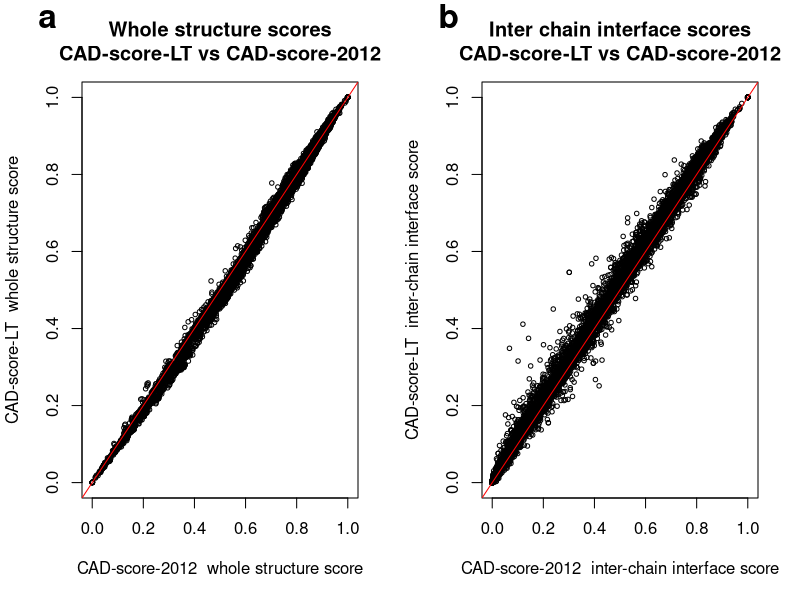
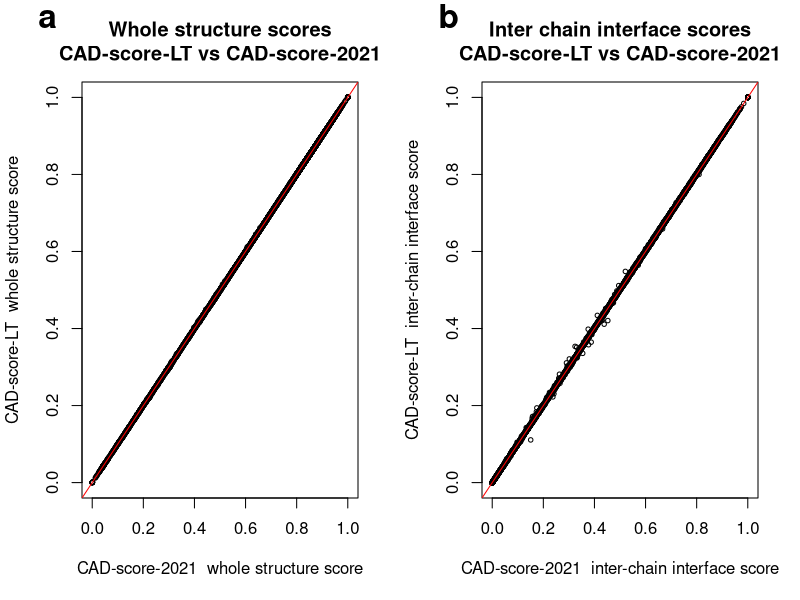
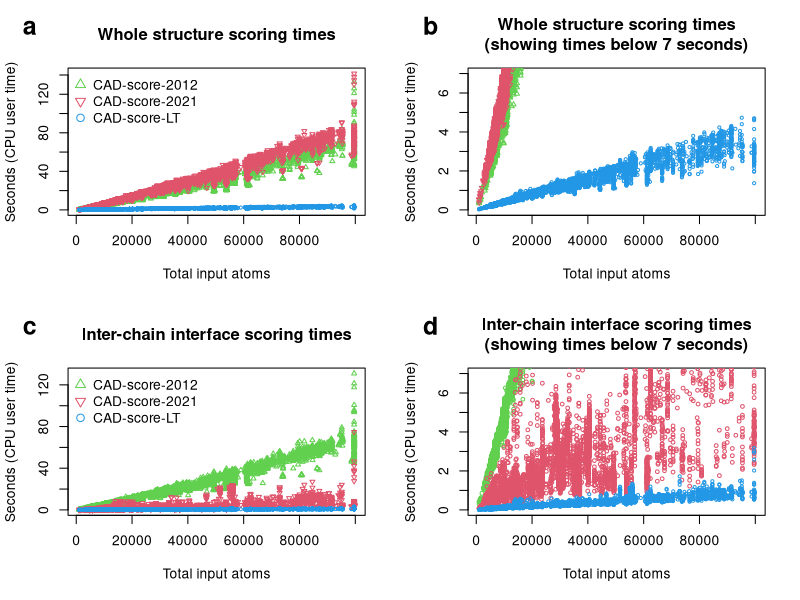
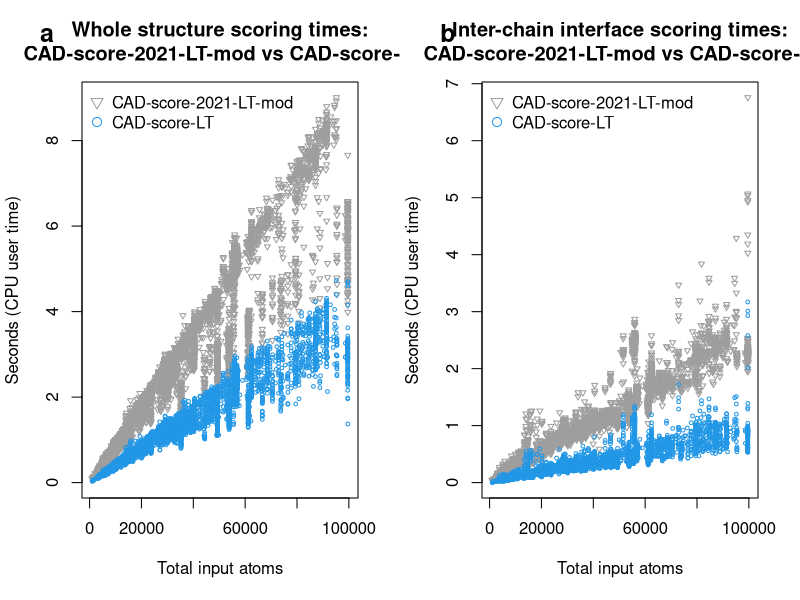

The R source for these figures, in order:
#!/bin/bash

df=read.table("comparison_of_cadscore_versions.tsv", header=TRUE, stringsAsFactors=FALSE);

name_CADscore2012="CAD-score-2012";
name_CADscore2021="CAD-score-2021";
name_CADscoreLT="CAD-score-LT";

name_CADscore2012_global=paste(name_CADscore2012, " whole structure score");
name_CADscore2021_global=paste(name_CADscore2021, " whole structure score");
name_CADscoreLT_global=paste(name_CADscoreLT, " whole structure score");

name_CADscore2012_iface=paste(name_CADscore2012, " inter-chain interface score");
name_CADscore2021_iface=paste(name_CADscore2021, " inter-chain interface score");
name_CADscoreLT_iface=paste(name_CADscoreLT, " inter-chain interface score");

#######################################

options(scipen=8);

#######################################

png("./plot_comparing_CADscoreLT_vs_CADscore2012_scores.png", height=5.0, width=10.0, units="in", res=100);
par(mfrow=c(1, 2));

plot(df$CADscore2012_global_score, df$CADscoreLT_global_score, cex=0.6,
  xlab=name_CADscore2012_global, ylab=name_CADscoreLT_global, main=paste0("Whole structure scores\n", name_CADscoreLT, " vs ", name_CADscore2012));
abline(0, 1, col="red");
mtext("a", side=3, adj=-0.17, line=2.5, cex=2.0, font=2);

plot(df$CADscore2012_iface_score, df$CADscoreLT_iface_score, cex=0.6,
  xlab=name_CADscore2012_iface, ylab=name_CADscoreLT_iface, main=paste0("Inter chain interface scores\n", name_CADscoreLT, " vs ", name_CADscore2012));
abline(0, 1, col="red");
mtext("b", side=3, adj=-0.17, line=2.5, cex=2.0, font=2);

dev.off();

#######################################

png("./plot_comparing_CADscoreLT_vs_CADscore2021_scores.png", height=5.0, width=10.0, units="in", res=100);
par(mfrow=c(1, 2));

plot(df$CADscore2021_global_score, df$CADscoreLT_global_score, cex=0.6,
  xlab=name_CADscore2021_global, ylab=name_CADscoreLT_global, main=paste0("Whole structure scores\n", name_CADscoreLT, " vs ", name_CADscore2021));
abline(0, 1, col="red");
mtext("a", side=3, adj=-0.17, line=2.5, cex=2.0, font=2);

plot(df$CADscore2021_iface_score, df$CADscoreLT_iface_score, cex=0.6,
  xlab=name_CADscore2021_iface, ylab=name_CADscoreLT_iface, main=paste0("Inter chain interface scores\n", name_CADscoreLT, " vs ", name_CADscore2021));
abline(0, 1, col="red");
mtext("b", side=3, adj=-0.17, line=2.5, cex=2.0, font=2);

dev.off();

#######################################

col_CADscore2012=palette()[3];
col_CADscore2021=palette()[2];
col_CADscoreLT=palette()[4];
col_CADscore2021modLT=palette()[8];

#######################################

png("./plot_comparing_times_of_CADscore_versions.png", height=10.0, width=10.0, units="in", res=100);
par(mfrow=c(2, 2));

plot(x=c(min(df$total_input_atoms), max(df$total_input_atoms)), y=c(0, max(c(df$CADscore2012_global_time, df$CADscore2021_global_time, df$CADscoreLT_global_time))), type="n",
  xlab="Total input atoms", ylab="Seconds (CPU user time)", main="Whole structure scoring times");
points(x=df$total_input_atoms, y=df$CADscore2012_global_time, col=col_CADscore2012, cex=0.6, pch=2);
points(x=df$total_input_atoms, y=df$CADscore2021_global_time, col=col_CADscore2021, cex=0.6, pch=6);
points(x=df$total_input_atoms, y=df$CADscoreLT_global_time, col=col_CADscoreLT, cex=0.5, pch=1);
legend("topleft", legend=c("CAD-score-2012", "CAD-score-2021", "CAD-score-LT"), col=c(col_CADscore2012, col_CADscore2021, col_CADscoreLT), bty="n", pch=c(2, 6, 1), pt.cex=1.2);
mtext("a", side=3, adj=-0.16, line=1.8, cex=1.5, font=2);

plot(x=c(min(df$total_input_atoms), max(df$total_input_atoms)), y=c(0, 7), type="n",
  xlab="Total input atoms", ylab="Seconds (CPU user time)", main="Whole structure scoring times\n(showing times below 7 seconds)");
points(x=df$total_input_atoms, y=df$CADscore2012_global_time, col=col_CADscore2012, cex=0.6, pch=2);
points(x=df$total_input_atoms, y=df$CADscore2021_global_time, col=col_CADscore2021, cex=0.6, pch=6);
points(x=df$total_input_atoms, y=df$CADscoreLT_global_time, col=col_CADscoreLT, cex=0.5, pch=1);
mtext("b", side=3, adj=-0.16, line=1.8, cex=1.5, font=2);

plot(x=c(min(df$total_input_atoms), max(df$total_input_atoms)), y=c(0, max(c(df$CADscore2012_iface_time, df$CADscore2021_iface_time, df$CADscoreLT_iface_time))), type="n",
  xlab="Total input atoms", ylab="Seconds (CPU user time)", main="Inter-chain interface scoring times");
points(x=df$total_input_atoms, y=df$CADscore2012_iface_time, col=col_CADscore2012, cex=0.6, pch=2);
points(x=df$total_input_atoms, y=df$CADscore2021_iface_time, col=col_CADscore2021, cex=0.6, pch=6);
points(x=df$total_input_atoms, y=df$CADscoreLT_iface_time, col=col_CADscoreLT, cex=0.5, pch=1);
legend("topleft", legend=c("CAD-score-2012", "CAD-score-2021", "CAD-score-LT"), col=c(col_CADscore2012, col_CADscore2021, col_CADscoreLT), bty="n", pch=c(2, 6, 1), pt.cex=1.2);
mtext("c", side=3, adj=-0.16, line=1.8, cex=1.5, font=2);

plot(x=c(min(df$total_input_atoms), max(df$total_input_atoms)), y=c(0, 7), type="n",
  xlab="Total input atoms", ylab="Seconds (CPU user time)", main="Inter-chain interface scoring times\n(showing times below 7 seconds)");
points(x=df$total_input_atoms, y=df$CADscore2012_iface_time, col=col_CADscore2012, cex=0.6);
points(x=df$total_input_atoms, y=df$CADscore2021_iface_time, col=col_CADscore2021, cex=0.6);
points(x=df$total_input_atoms, y=df$CADscoreLT_iface_time, col=col_CADscoreLT, cex=0.5);
mtext("d", side=3, adj=-0.16, line=1.8, cex=1.5, font=2);

dev.off();

#######################################

png("./plot_comparing_times_of_CADscore_LT_and_JS_LT_versions.png", height=5.0, width=10.0, units="in", res=100);
par(mfrow=c(1, 2));

plot(x=c(min(df$total_input_atoms), max(df$total_input_atoms)), y=c(0, max(c(df$CADscore2021_LT_global_time, df$CADscoreLT_global_time))), type="n",
  xlab="Total input atoms", ylab="Seconds (CPU user time)", main="Whole structure scoring times:\n CAD-score-2021-LT-mod vs CAD-score-LT");
points(x=df$total_input_atoms, y=df$CADscore2021_LT_global_time, col=col_CADscore2021modLT, cex=0.6, pch=6);
points(x=df$total_input_atoms, y=df$CADscoreLT_global_time, col=col_CADscoreLT, cex=0.5, pch=1);
legend("topleft", legend=c("CAD-score-2021-LT-mod", "CAD-score-LT"), col=c(col_CADscore2021modLT, col_CADscoreLT), bty="n", pch=c(6, 1), pt.cex=1.2);
mtext("a", side=3, adj=-0.16, line=1.8, cex=1.5, font=2);

plot(x=c(min(df$total_input_atoms), max(df$total_input_atoms)), y=c(0, max(c(df$CADscore2021_LT_iface_time, df$CADscoreLT_iface_time))), type="n",
  xlab="Total input atoms", ylab="Seconds (CPU user time)", main="Inter-chain interface scoring times:\n CAD-score-2021-LT-mod vs CAD-score-LT");
points(x=df$total_input_atoms, y=df$CADscore2021_LT_iface_time, col=col_CADscore2021modLT, cex=0.6, pch=6);
points(x=df$total_input_atoms, y=df$CADscoreLT_iface_time, col=col_CADscoreLT, cex=0.5, pch=1);
legend("topleft", legend=c("CAD-score-2021-LT-mod", "CAD-score-LT"), col=c(col_CADscore2021modLT, col_CADscoreLT), bty="n", pch=c(6, 1), pt.cex=1.2);
mtext("b", side=3, adj=-0.16, line=1.8, cex=1.5, font=2);

dev.off();
